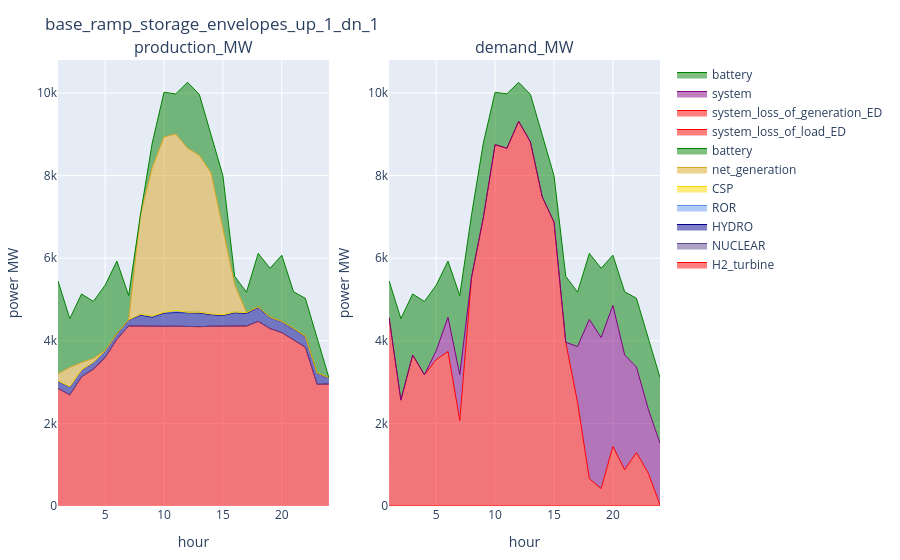

The cell this chart's notebook holds for it:
### Code cell
config_ = config_2
supply_uc_ = supply_uc[(supply_uc.configuration .== config_) .& (supply_uc.day .== day_), :]
demand_uc_ = demand_uc[(demand_uc.configuration .== config_) .& (demand_uc.day .== day_), :]
reserve_uc_ = reserve_uc[(reserve_uc.configuration .== config_) .& (reserve_uc.day .== day_), :]
plot_supply_demand(supply_uc_, demand_uc_, string(config_))

### Figure 1 — Plotly figure (JSON) as saved in the notebook; plotly's stock layout.template omitted (floating-point values rounded to 4 significant figures)
{"data": [{"line": {"color": "red", "shape": "line", "width": 1}, "mode": "lines", "name": "H2_turbine", "stackgroup": "one", "type": "scatter", "x": [1, 2, 3, 4, 5, 6, 7, 8, 9, 10, 11, 12, 13, 14, 15, 16, 17, 18, 19, 20, 21, 22, 23, 24], "xaxis": "x1", "y": [2847.0, 2691.0, 3129.0, 3313.0, 3596.0, 4037.0, 4358.0, 4353.0, 4341.0, 4351.0, 4353.0, 4341.0, 4342.0, 4353.0, 4352.0, 4355.0, 4358.0, 4470.0, 4295.0, 4198.0, 4022.0, 3846.0, 2946.0, 2953.0], "yaxis": "y1"}, {"line": {"color": "rgba(95, 70, 144, 1)", "shape": "line", "width": 1}, "mode": "lines", "name": "NUCLEAR", "stackgroup": "one", "type": "scatter", "x": [1, 2, 3, 4, 5, 6, 7, 8, 9, 10, 11, 12, 13, 14, 15, 16, 17, 18, 19, 20, 21, 22, 23, 24], "xaxis": "x1", "y": [0, 0, 0, 0, 0, 0, 0, 0, 0, 0, 0, 0, 0, 0, 0, 0, 0, 0, 0, 0, 0, 0, 0, 0], "yaxis": "y1"}, {"line": {"color": "darkblue", "shape": "line", "width": 1}, "mode": "lines", "name": "HYDRO", "stackgroup": "one", "type": "scatter", "x": [1, 2, 3, 4, 5, 6, 7, 8, 9, 10, 11, 12, 13, 14, 15, 16, 17, 18, 19, 20, 21, 22, 23, 24], "xaxis": "x1", "y": [174.9, 189.5, 154.5, 158.3, 153.3, 131.9, 141.1, 269.7, 232.9, 320.1, 331.9, 331.3, 331.5, 279.1, 261.1, 325.1, 306.7, 334.7, 270.1, 264.3, 269.7, 256.1, 268.7, 146.5], "yaxis": "y1"}, {"line": {"color": "cornflowerblue", "shape": "line", "width": 1}, "mode": "lines", "name": "ROR", "stackgroup": "one", "type": "scatter", "x": [1, 2, 3, 4, 5, 6, 7, 8, 9, 10, 11, 12, 13, 14, 15, 16, 17, 18, 19, 20, 21, 22, 23, 24], "xaxis": "x1", "y": [9.3, 9.5, 9.3, 9.5, 9.3, 9.1, 9.5, 18.9, 18.5, 18.5, 18.7, 18.5, 18.7, 18.7, 18.7, 18.7, 18.9, 17.9, 9.3, 9.5, 9.3, 9.3, 9.1, 9.3], "yaxis": "y1"}, {"line": {"color": "gold", "shape": "line", "width": 1}, "mode": "lines", "name": "CSP", "stackgroup": "one", "type": "scatter", "x": [1, 2, 3, 4, 5, 6, 7, 8, 9, 10, 11, 12, 13, 14, 15, 16, 17, 18, 19, 20, 21, 22, 23, 24], "xaxis": "x1", "y": [0, 0, 0, 0, 0, 0, 0, 0, 6.0, 0, 33.3, 0, 0, 0, 0, 0, 0, 0, 0, 0, 0, 0, 0, 0], "yaxis": "y1"}, {"line": {"color": "goldenrod", "shape": "line", "width": 1}, "mode": "lines", "name": "net_generation", "stackgroup": "one", "type": "scatter", "x": [1, 2, 3, 4, 5, 6, 7, 8, 9, 10, 11, 12, 13, 14, 15, 16, 17, 18, 19, 20, 21, 22, 23, 24], "xaxis": "x1", "y": [171.7, 466.3, 181.2, 91.63, 0, 0, 0, 2409.0, 3590.0, 4245.0, 4270.0, 3974.0, 3797.0, 3414.0, 2078.0, 663.6, 0, 0, 0, 0, 0, 0, 0, 0], "yaxis": "y1"}, {"line": {"color": "green", "shape": "line", "width": 1}, "mode": "lines", "name": "battery", "stackgroup": "one", "type": "scatter", "x": [1, 2, 3, 4, 5, 6, 7, 8, 9, 10, 11, 12, 13, 14, 15, 16, 17, 18, 19, 20, 21, 22, 23, 24], "xaxis": "x1", "y": [2248.0, 1181.0, 1659.0, 1380.0, 1586.0, 1751.0, 586.0, 5.436e-11, 600.0, 1082.0, 972.1, 1594.0, 1475.0, 898.0, 1290.0, 200.0, 494.9, 1293.0, 1181.0, 1600.0, 885.4, 917.2, 866.5, 1.704e-10], "yaxis": "y1"}, {"line": {"color": "red", "shape": "line", "width": 1}, "mode": "lines", "name": "system_loss_of_load_ED", "stackgroup": "one", "type": "scatter", "x": [1, 2, 3, 4, 5, 6, 7, 8, 9, 10, 11, 12, 13, 14, 15, 16, 17, 18, 19, 20, 21, 22, 23, 24], "xaxis": "x2", "y": [1.958e-13, 1.958e-13, 1.958e-13, 1.958e-13, 1.958e-13, 1.958e-13, 1.958e-13, 1.958e-13, 1.958e-13, 1.958e-13, 1.958e-13, 1.958e-13, 1.958e-13, 1.958e-13, 1.958e-13, 1.958e-13, 1.958e-13, 1.958e-13, 1.958e-13, 1.958e-13, 1.958e-13, 1.958e-13, 1.958e-13, 1.958e-13], "yaxis": "y2"}, {"line": {"color": "red", "shape": "line", "width": 1}, "mode": "lines", "name": "system_loss_of_generation_ED", "stackgroup": "one", "type": "scatter", "x": [1, 2, 3, 4, 5, 6, 7, 8, 9, 10, 11, 12, 13, 14, 15, 16, 17, 18, 19, 20, 21, 22, 23, 24], "xaxis": "x2", "y": [4559.0, 2564.0, 3656.0, 3179.0, 3543.0, 3742.0, 2070.0, 5541.0, 6983.0, 8749.0, 8662.0, 9314.0, 8815.0, 7486.0, 6875.0, 3962.0, 2507.0, 663.5, 422.5, 1440.0, 877.1, 1294.0, 797.2, 28.88], "yaxis": "y2"}, {"line": {"color": "purple", "shape": "line", "width": 1}, "mode": "lines", "name": "system", "stackgroup": "one", "type": "scatter", "x": [1, 2, 3, 4, 5, 6, 7, 8, 9, 10, 11, 12, 13, 14, 15, 16, 17, 18, 19, 20, 21, 22, 23, 24], "xaxis": "x2", "y": [-1.958e-13, -1.958e-13, -1.958e-13, -1.958e-13, 214.5, 827.0, 1112.0, -1.958e-13, -1.958e-13, -1.958e-13, -1.958e-13, -1.958e-13, -1.958e-13, -1.958e-13, -1.958e-13, -1.958e-13, 1354.0, 3854.0, 3657.0, 3418.0, 2780.0, 2070.0, 1554.0, 1487.0], "yaxis": "y2"}, {"line": {"color": "green", "shape": "line", "width": 1}, "mode": "lines", "name": "battery", "stackgroup": "one", "type": "scatter", "x": [1, 2, 3, 4, 5, 6, 7, 8, 9, 10, 11, 12, 13, 14, 15, 16, 17, 18, 19, 20, 21, 22, 23, 24], "xaxis": "x2", "y": [891.7, 1972.0, 1477.0, 1774.0, 1587.0, 1360.0, 1913.0, 1511.0, 1805.0, 1268.0, 1317.0, 944.3, 1149.0, 1477.0, 1124.0, 1600.0, 1317.0, 1598.0, 1676.0, 1214.0, 1529.0, 1664.0, 1739.0, 1593.0], "yaxis": "y2"}], "layout": {"annotations": [{"font": {"size": 16}, "showarrow": false, "text": "production_MW", "x": 0.225, "xanchor": "center", "xref": "paper", "y": 1, "yanchor": "bottom", "yref": "paper"}, {"font": {"size": 16}, "showarrow": false, "text": "demand_MW", "x": 0.775, "xanchor": "center", "xref": "paper", "y": 1, "yanchor": "bottom", "yref": "paper"}], "margin": {"b": 50, "l": 50, "r": 50, "t": 60}, "title": "base_ramp_storage_envelopes_up_1_dn_1", "xaxis1": {"anchor": "y1", "domain": [0, 0.45], "title": {"text": "hour"}}, "xaxis2": {"anchor": "y2", "domain": [0.55, 1], "title": {"text": "hour"}}, "yaxis1": {"anchor": "x1", "domain": [0, 1], "title": {"text": "power MW"}}, "yaxis2": {"anchor": "x2", "domain": [0, 1], "title": {"text": "power MW"}}}}
